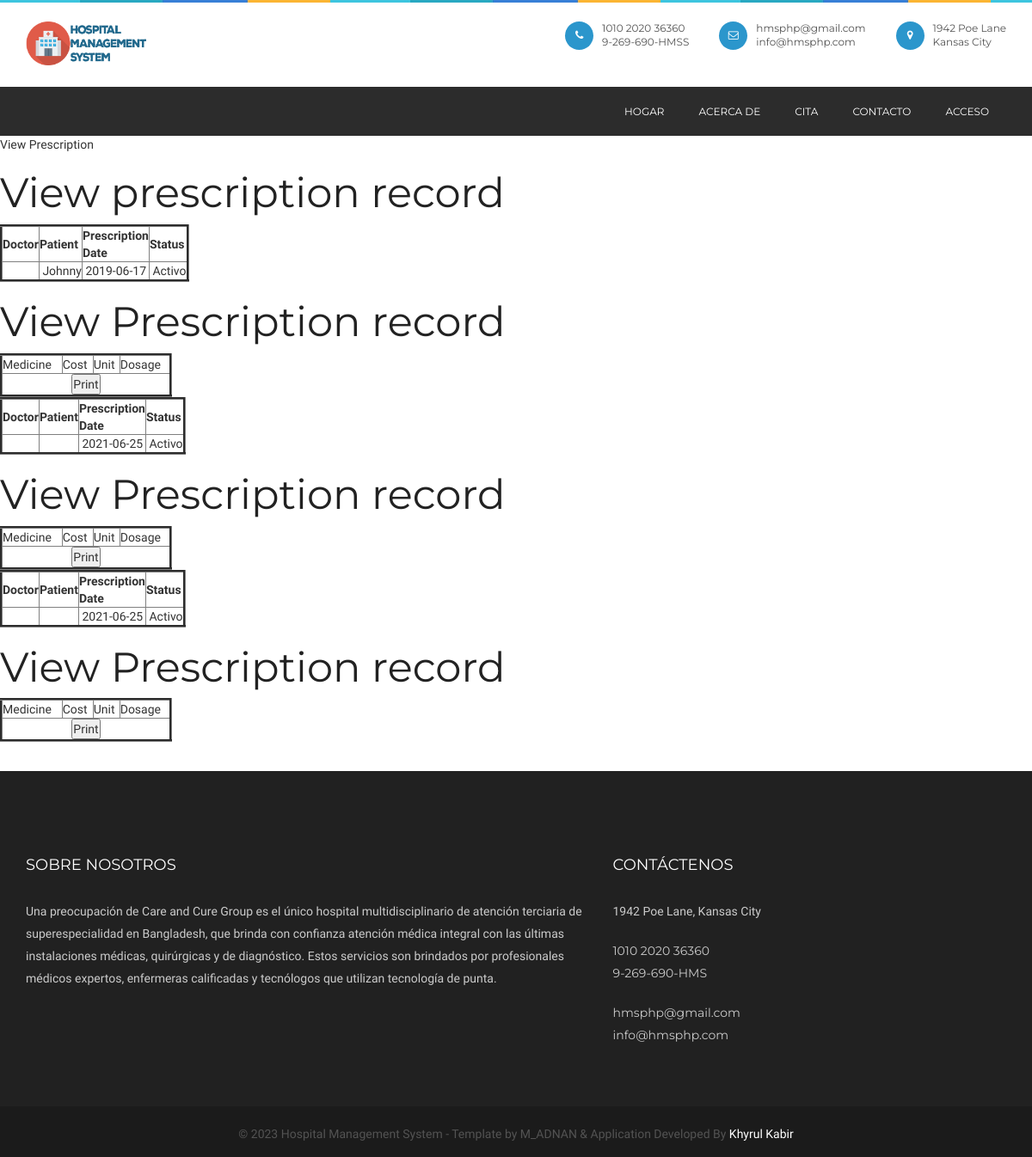
Screenshot of /viewprescription.php with the database file from the repository.
### tables this page shows
CREATE TABLE `prescription` (
  `prescriptionid` int(10) NOT NULL,
  `treatment_records_id` int(10) NOT NULL,
  `doctorid` int(10) NOT NULL,
  `patientid` int(10) NOT NULL,
  `delivery_type` varchar(10) NOT NULL COMMENT 'Delivered through appointment or online order',
  `delivery_id` int(10) NOT NULL COMMENT 'appointmentid or orderid',
  `prescriptiondate` date NOT NULL,
  `status` varchar(10) NOT NULL,
  `appointmentid` int(10) NOT NULL
);

CREATE TABLE `patient` (
  `patientid` int(10) NOT NULL,
  `patientname` varchar(50) NOT NULL,
  `admissiondate` date NOT NULL,
  `admissiontime` time NOT NULL,
  `address` varchar(250) NOT NULL,
  `mobileno` varchar(15) NOT NULL,
  `city` varchar(25) NOT NULL,
  `pincode` varchar(20) NOT NULL,
  `loginid` varchar(50) NOT NULL,
  `password` varchar(25) NOT NULL,
  `bloodgroup` varchar(20) NOT NULL,
  `gender` varchar(10) NOT NULL,
  `dob` date NOT NULL,
  `status` varchar(10) NOT NULL
);

### viewprescription.php (the view, shortened to what this page needs)
<?php
include("header.php");
include("dbconnection.php");
?>
<div class="wrapper col2">
  <div id="breadcrumb">
    <ul>
      <li class="first">View Prescription</li></ul>
  </div>
</div>
<div class="wrapper col4">
  <div id="container">
    <h1>View prescription record</h1>
<?php
$sql ="SELECT * FROM prescription";
$qsql = mysqli_query($con,$sql);
while($rs = mysqli_fetch_array($qsql))
{
	$sqlpatient = "SELECT * FROM patient WHERE patientid='$rs[patientid]'";
	$qsqlpatient = mysqli_query($con,$sqlpatient);
	$rspatient = mysqli_fetch_array($qsqlpatient);
	$sqldoctor = "SELECT * FROM doctor WHERE doctorid='$rs[doctorid]'";
	$qsqldoctor = mysqli_query($con,$sqldoctor);
	$rsdoctor = mysqli_fetch_array($qsqldoctor);
?>
    <table width="200" border="3">
          <tbody>
            <tr>
              <td><strong>Doctor</strong></td>
              <td><strong>Patient</strong></td>
              <td><strong>Prescription Date</strong></td>
              <td><strong>Status</strong></td>
            </tr>
              <?php
            echo "<tr>
              <td>&nbsp;$rsdoctor[doctorname]</td>
              <td>&nbsp;$rspatient[patientname]</td>
               <td>&nbsp;$rs[prescriptiondate]</td>
            <td>&nbsp;$rs[status]</td>
            </tr>";
            ?>
          </tbody>
        </table>
      <h1>View Prescription record</h1>
        <table width="200" border="3">
          <tbody>
            <tr>
              <td>Medicine</td>
              <td>Cost</td>
              <td>Unit</td>
              <td>Dosage</td>
            </tr>
            <tr>
              <td colspan="6"><div align="center">
                <input type="submit" name="print" id="print" value="Print" onclick="myFunction()"/>
              </div></td>
              </tr>
          </tbody>
        </table>
<?php
}
?>        <p>&nbsp;</p>
  </div>
</div>
<?php
include("footer.php");
?>

### css/style.css (style rules this page uses)
* { margin: 0px; padding: 0px; }
body { background: #fff; font-weight: normal; position: relative; font-size: 14px; font-family: "Raleway", sans-serif; }
h1, h2, h3, h4, h5, h6 { font-weight: normal; color: #222222; font-family: "Montserrat", sans-serif; }
h1 { font-size: 48px; }
p { color: #535353; font-size: 14px; letter-spacing: 0px; line-height: 24px; font-weight: 500; text-rendering: optimizeLegibility; }

### rows the page displays
prescription: patientid.patientname "Johnny", prescriptiondate "2019-06-17", status "Activo"
prescription: prescriptiondate "2021-06-25", status "Activo"
prescription: prescriptiondate "2021-06-25", status "Activo"
